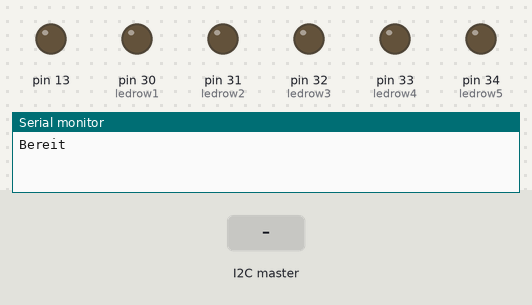
The sketch below on a simulated Arduino Mega 2560, built with avr-gcc and run on an emulated ATmega2560. On the bench: output pins drawn as LEDs (lit = HIGH), the last lines printed to the serial monitor. Inputs (shaded band) come from the test bench.

Above: at 1.2 s.
1.3 s: the I2C master sends the byte 1
At 2.0 s:
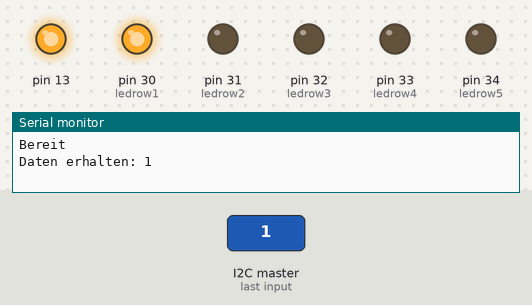
2.8 s: the I2C master sends the byte 2
At 3.1 s:
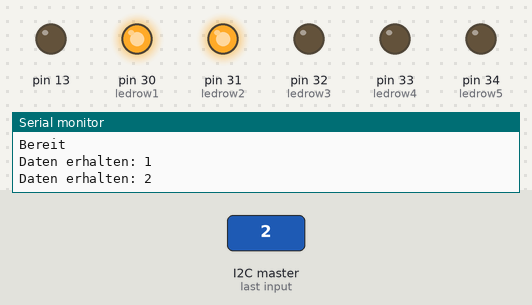
4.3 s: the I2C master sends the byte 0
At 5.5 s:
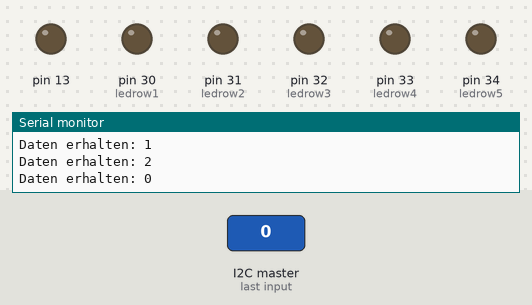
Timing chart, 0 to 7.3 s (numbered marks = the images above; inputs shaded):
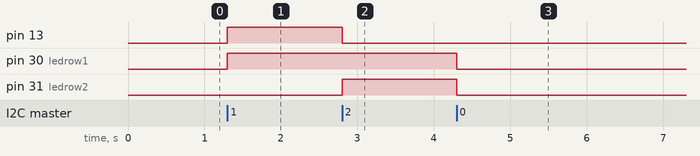

Measured:
- after the input at 1.3 s, pin 13, pin 30 (ledrow1): LOW → HIGH at once
- after the input at 2.8 s, pin 13: HIGH → LOW at once; pin 31 (ledrow2): LOW → HIGH at once
- after the input at 4.3 s, pin 30 (ledrow1), pin 31 (ledrow2): HIGH → LOW at once

The sketch:

I2C_and_LEDS.ino
```cpp
#include <Wire.h>

#define adresse 0x05
int zahl = 0;

//--define led pins
int ledrow1 = 30;
int ledrow2 = 31;
int ledrow3 = 32;
int ledrow4 = 33;
int ledrow5 = 34;


void setup() {
  pinMode(13, OUTPUT);

  //--define led outputs
  pinMode(ledrow1,OUTPUT);
  pinMode(ledrow2,OUTPUT);
  pinMode(ledrow3,OUTPUT);
  pinMode(ledrow4,OUTPUT);
  pinMode(ledrow5,OUTPUT);

  Serial.begin(9600);
  Wire.begin(adresse);

  Wire.onReceive(empfangeDaten);
  Wire.onRequest(sendeDaten);

  Serial.println("Bereit");
}

void loop() {
  delay(100);
}

void empfangeDaten(int byteCount) {
  while (Wire.available()) {
    zahl = Wire.read();
    Serial.print("Daten erhalten: ");
    Serial.println(zahl);

    if (zahl == 1) {
        digitalWrite(13, HIGH);
    } else {
        digitalWrite(13, LOW);
    }

    ledRowControl(zahl);
  }
}

void sendeDaten() {
  Wire.write(zahl);
}


//--LED Row Controll Void
void ledRowControl(int led){
  switch(led){
    case 0: digitalWrite(ledrow1, LOW);
            digitalWrite(ledrow2, LOW);
            digitalWrite(ledrow3, LOW);
            digitalWrite(ledrow4, LOW);
            digitalWrite(ledrow5, LOW); break;
    case 1: digitalWrite(ledrow1, HIGH);
            digitalWrite(ledrow2, LOW);
            digitalWrite(ledrow3, LOW);
            digitalWrite(ledrow4, LOW);
            digitalWrite(ledrow5, LOW); break;
    case 2: digitalWrite(ledrow1, HIGH);
            digitalWrite(ledrow2, HIGH);
            digitalWrite(ledrow3, LOW);
            digitalWrite(ledrow4, LOW);
            digitalWrite(ledrow5, LOW); break;
    case 3: digitalWrite(ledrow1, LOW);
            digitalWrite(ledrow2, HIGH);
            digitalWrite(ledrow3, LOW);
            digitalWrite(ledrow4, LOW);
            digitalWrite(ledrow5, LOW); break;
    case 4: digitalWrite(ledrow1, LOW);
            digitalWrite(ledrow2, HIGH);
            digitalWrite(ledrow3, HIGH);
            digitalWrite(ledrow4, LOW);
            digitalWrite(ledrow5, LOW); break;
    case 5: digitalWrite(ledrow1, LOW);
            digitalWrite(ledrow2, LOW);
            digitalWrite(ledrow3, HIGH);
            digitalWrite(ledrow4, LOW);
            digitalWrite(ledrow5, LOW); break;
    case 6: digitalWrite(ledrow1, LOW);
            digitalWrite(ledrow2, LOW);
            digitalWrite(ledrow3, HIGH);
            digitalWrite(ledrow4, HIGH);
            digitalWrite(ledrow5, LOW); break;
    case 7: digitalWrite(ledrow1, LOW);
            digitalWrite(ledrow2, LOW);
            digitalWrite(ledrow3, LOW);
            digitalWrite(ledrow4, HIGH);
            digitalWrite(ledrow5, LOW); break;
    case 8: digitalWrite(ledrow1, LOW);
            digitalWrite(ledrow2, LOW);
            digitalWrite(ledrow3, LOW);
            digitalWrite(ledrow4, HIGH);
            digitalWrite(ledrow5, HIGH); break;
    case 9: digitalWrite(ledrow1, LOW);
            digitalWrite(ledrow2, LOW);
            digitalWrite(ledrow3, LOW);
            digitalWrite(ledrow4, LOW);
            digitalWrite(ledrow5, HIGH); break;
    case 10:digitalWrite(ledrow1, HIGH);
            digitalWrite(ledrow2, LOW);
            digitalWrite(ledrow3, LOW);
            digitalWrite(ledrow4, LOW);
            digitalWrite(ledrow5, HIGH); break;

  }
}
```
